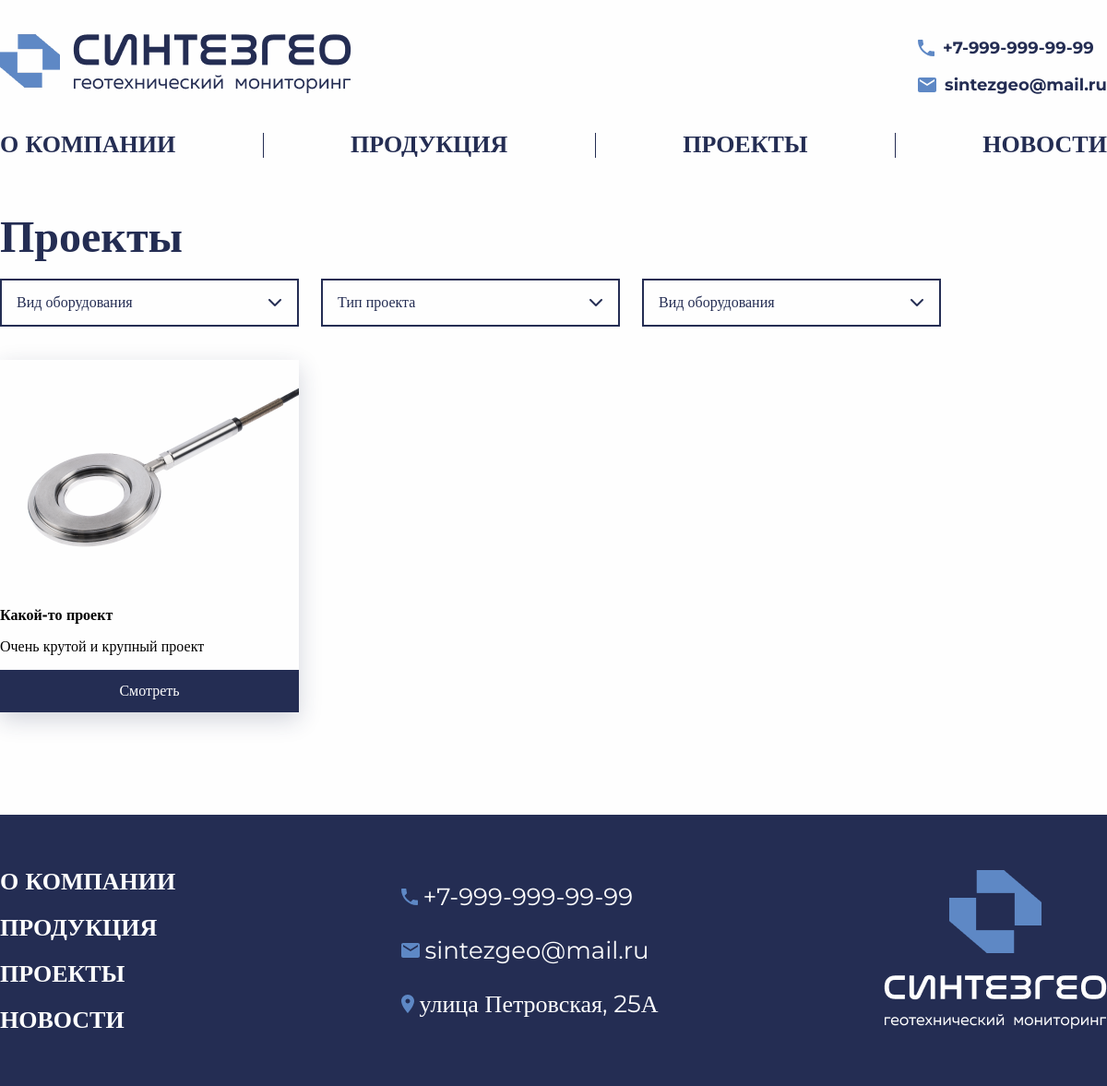
The app's page /projects/, older data.
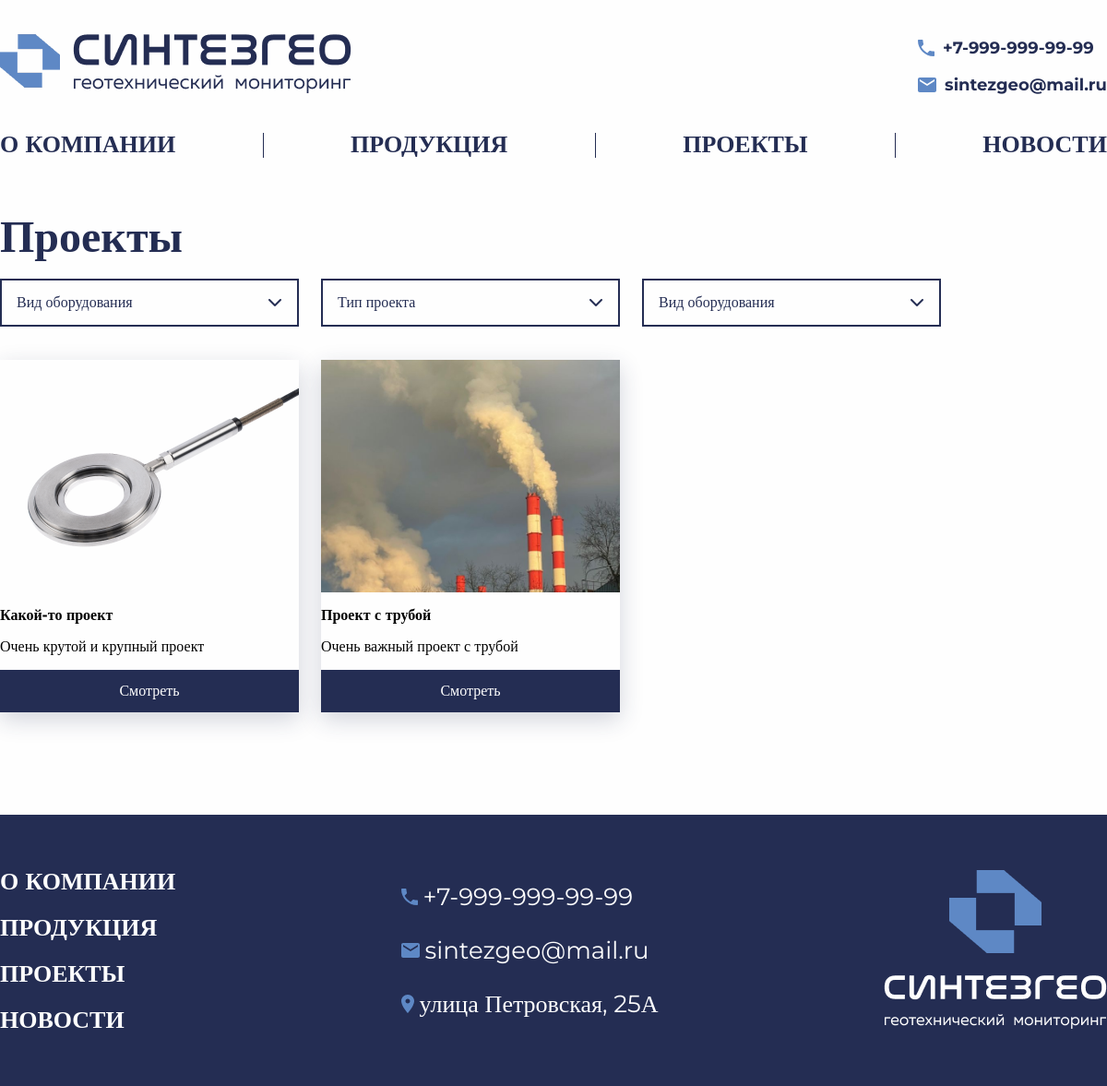
The same page, newer data.
### content/models.py (models this page shows, shortened)
class Project(models.Model):
    name = models.CharField(
        max_length=256,
        verbose_name='Название проекта')
    description = models.TextField(
        verbose_name='Описание проекта')
    region = models.ManyToManyField(
        Region,
        through='ProjectRegion',
        verbose_name='Местоположение проекта')
    image = models.ImageField(
        upload_to='projects_images',
        null=True,
        default=None,
        verbose_name='Фотография проекта')
    location = models.TextField(
        null=True,
        default=None,
        verbose_name='Город, более точное местоположение проекта.',)
    related_products = models.ManyToManyField(
        Product,
        through='ProjectProduct',
        verbose_name='Продукты, используемые в проекте',
        blank=False)
    class Meta:
        verbose_name = 'Проект'
        verbose_name_plural = 'Проекты'

### api/views.py (the view)
# urls.py: path('projects/', project_list, name='projects'),
def project_list(request):
    projects = Project.objects.all()
    products_used_in_projects = Product.objects.filter(
        projectproduct__project__in=projects).distinct()
    context = {
        'projects': projects,
        'sensor_types': products_used_in_projects,
    }
    return render(request, 'main/projects.html', context)

### templates/main/projects.html (shortened to what this page needs)
{% extends 'main/base.html' %}
{% load static %}
{% block content %}
<section class="projects">
    <div class="container no-overflow">
        <h2 class="section__title projects__title">
            <a href="#" class="section__title__link">Проекты</a>
        </h2>
        <div class="product__filters filters">
          <div class="product__filters__area filters__area">
            <div class="product__filters__placeholder filters__placeholder">Вид оборудования</div>
            <div class="product__filters__icon filters__icon"><i class="fa-solid fa-chevron-down"></i></div>
          </div>
          <div class="product__filters__area filters__area">
            <div class="product__filters__placeholder filters__placeholder">Тип проекта</div>
            <div class="product__filters__icon filters__icon"><i class="fa-solid fa-chevron-down"></i></div>
          </div>
          <div class="product__filters__area filters__area">
            <div class="product__filters__placeholder filters__placeholder">Вид оборудования</div>
            <div class="product__filters__icon filters__icon"><i class="fa-solid fa-chevron-down"></i></div>
          </div>
        </div>
        <div class="projects__grid">
            <div class="projects__row">
                {% for project in projects %}
                <div class="card card_shadow">
                    <div class="card__prev">
                        {% if project.image %}
                        <img src="{{ project.image.url }}" alt="card__prev-img">
                        {% endif %}
                    </div>
                    <div class="card__content">
                        <div class="card__title">{{ project.name }}</div>
                        <div class="card__desc">{{ project.description }}</div>
                        <a href="{% url 'project_detail' project.id %}" class="button button__accent card__button">
                            <span>Смотреть</span>
                        </a>
                    </div>
                </div>
                {% endfor %}
            </div>
        </div>
    </div>
</section>
{% endblock %}

Row changes from the older to the newer data that the page shows:
added Project: image (picture), name "Проект с трубой", description "Очень важный проект с трубой"
